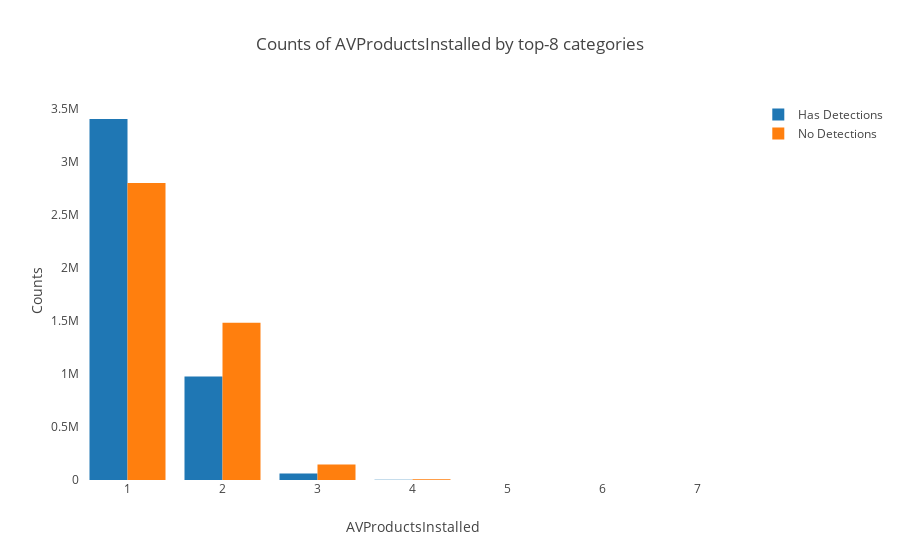

The code cell stored with this chart in its notebook:
### Markdown cell above
### AVProductsInstalled

### Code cell
plot_categorical_feature('AVProductsInstalled', True)

### Figure 1 — Plotly figure (JSON) as saved in the notebook; plotly's stock layout.template omitted (floating-point values rounded to 4 significant figures)
{"data": [{"name": "Has Detections", "type": "bar", "uid": "2bd9fab2-605b-4646-a3c4-0c4fdb6c4434", "x": [1, 2, 3, 4, 5, 6, 7], "y": [3406078, 975996, 60682, 2371, 125, 6, 1]}, {"name": "No Detections", "type": "bar", "uid": "94b047c9-b20d-410e-bb34-c6220a411db9", "x": [1, 2, 3, 4, 5, 6], "y": [2802815, 1483012, 147421, 6386, 346, 22]}], "layout": {"barmode": "group", "legend": {"orientation": "v"}, "title": "Counts of AVProductsInstalled by top-8 categories", "xaxis": {"showgrid": false, "showline": false, "title": "AVProductsInstalled", "zeroline": false}, "yaxis": {"showgrid": false, "showline": false, "title": "Counts", "zeroline": false}}}
